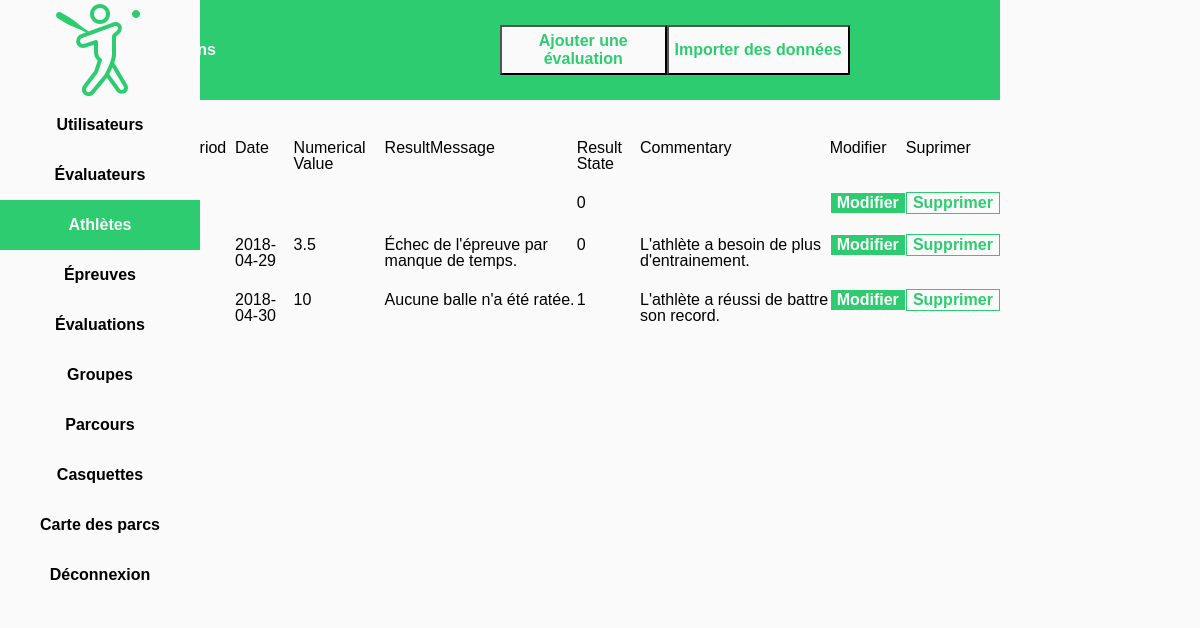
The page /src/php/UIWEvaluationManager.php (signed in) on the database its author committed.
### tables this page shows
CREATE TABLE `evaluation` (
  `id` int(11) NOT NULL,
  `field` int(11) NOT NULL DEFAULT '0',
  `coach` int(11) NOT NULL DEFAULT '0',
  `drill` int(11) NOT NULL DEFAULT '0',
  `athlete` int(11) NOT NULL DEFAULT '0',
  `period` int(11) NOT NULL DEFAULT '0',
  `date` date DEFAULT NULL,
  `numerical_value` double DEFAULT NULL,
  `result_message` text,
  `result_state` tinyint(1) NOT NULL DEFAULT '0',
  `comment` text,
  `obsolete` tinyint(1) NOT NULL DEFAULT '0'
);

### src/php/EvaluationManager.class.php (called while the page is built, shortened)
<?php
include_once "Evaluation.class.php";
class EvaluationManager
{
    public static function loadEvaluations()
    {
        $evaluations = [];
        $conn = SQLConnector::createConn();
        $stat = $conn->prepare("SELECT * FROM evaluation");
        $stat->execute();
        $result = $stat->get_result();
        while ($row = $result->fetch_array(MYSQLI_NUM))
        {
            $e = new Evaluation($row[0], $row[1], $row[2], $row[3], $row[4], $row[5], $row[6], $row[7], $row[8], $row[9], $row[10]);
            array_push($evaluations, $e);
        }
        return $evaluations;
    }
}

### src/php/Evaluation.class.php (called while the page is built, shortened)
<?php
class Evaluation implements JsonSerializable
{
    private $ID;
    private $coachID;
    private $drillID;
    private $athleteID;
    private $periodID;
    private $date;
    private $numericalValue;
    private $resultMessage;
    private $resultState;
    private $commentary;
    public function getID()
    {
        return $this->ID;
    }
    public function setID($ID)
    {
        $this->ID = $ID;
    }
    public function getCoachID()
    {
        return $this->coachID;
    }
    public function setCoachID($coachID)
    {
        $this->coachID = $coachID;
    }
    public function getDrillID()
    {
        return $this->drillID;
    }
    public function setDrillID($drillID)
    {
        $this->drillID = $drillID;
    }
    public function getAthleteID()
    {
        return $this->athleteID;
    }
    public function setAthleteID($athleteID)
    {
        $this->athleteID = $athleteID;
    }
    public function getPeriodID()
    {
        return $this->periodID;
    }
    public function setPeriodID($periodID)
    {
        $this->periodID = $periodID;
    }
    public function getDate()
    {
        return $this->date;
    }
    public function setDate($date)
    {
        $this->date = $date;
    }
    public function getNumericalValue()
    {
        return $this->numericalValue;
    }
    public function setNumericalValue($numericalValue)
    {
        $this->numericalValue = $numericalValue;
    }
    public function getResultMessage()
    {
        return $this->resultMessage;
    }
    public function setResultMessage($resultMessage)
    {
        $this->resultMessage = $resultMessage;
    }
    public function getResultState()
    {
        return $this->resultState;
    }
    public function setResultState($resultState)
    {
        $this->resultState = $resultState;
    }
    public function getCommentary()
    {
        return $this->commentary;
    }
    public function setCommentary($commentary)
    {
        $this->commentary = $commentary;
    }
}

### src/php/UIWEvaluationManager.php (the view, shortened to what this page needs)
<?php
include_once "HTMLUtil.php";
include_once "CtrlGeneral.php";
include_once "Evaluation.class.php";
include_once "EvaluationManager.class.php";
function makeButtonModify($id)
{
    return "<button class='buttonGreen marginAuto' value={$id} name='id' onclick='modifyEvaluation(this.value); showModalWindow();'>Modifier</button>";
}
function makeButtonDelete($id)
{
    return "<button class='buttonWhite marginAuto' value={$id} name='idDeleteEvaluation' onclick='deleteEvaluation({$id})'>Supprimer</button>";
}
function writeTable()
{
    echo "<table>";
    echo "<tr>" . makeCell("Coach ID") . makeCell("Drill ID") . makeCell("Athlete ID") . makeCell("Period ID") . makeCell("Date") . makeCell("Numerical Value") . makeCell("ResultMessage") . makeCell("Result State") . makeCell("Commentary") . makeCell("Modifier") . makeCell("Suprimer") . "</tr>";
    foreach (EvaluationManager::loadEvaluations() as $e)
    {
        echo "<tr>";
        echo makeCell($e->getCoachID()) . makeCell($e->getDrillID()). makeCell($e->getAthleteID()) . makeCell($e->getPeriodID() . makeCell($e->getDate()) . makeCell($e->getNumericalValue()) . makeCell($e->getResultMessage()) . makeCell($e->getResultState()) . makeCell($e->getCommentary()));
        echo makeCell(makeButtonModify($e->getID()));
        echo makeCell(makeButtonDelete($e->getID()));
        echo "</tr>";
    }
    echo "</table><br>";
}
function makeAddEvaluationButton()
{
    echo "<button class='buttonAdd' value='1' name='addEvaluation' onclick='addNewEvaluation(); showModalWindow();'>Ajouter une évaluation</button>";
}
?>
<!DOCTYPE html>
<html lang="fr">
<head>
    <link rel="stylesheet" type="text/css" href="./css/stylesheet.css">
</head>
<body>
<div>
    <div class="topMenu floatLeft col10 colt10 colm12">
        <div class="title col6 colt6 colm12 floatLeft">
            <h1 > Gestion des Évaluations </h1>
        </div>
        <div class="floatLeft col2 colt2 colm6">
            <?php makeAddEvaluationButton(); ?>
        </div>
        <div class="floatLeft col4 colt4 colm6">
            <button class="buttonImport">Importer des données</button>
        </div>
    </div>
    <div class="mainContent floatLeft col10 colt10 colm12">
        <?php writeTable(); ?>
    </div>
</div>
</body>
</html>

### src/php/HTMLUtil.php (shortened to what this page needs)
<?php
function makeCell($text)
{
    return "<td>" . $text . "</td>";
}

### src/php/css/stylesheet.css (style rules this page uses)
body { line-height: 1; }
table { border-collapse: collapse; border-spacing: 0; }
* { box-sizing: border-box; }
.floatLeft { float: left; }
.fixed { position: fixed; }
.marginAuto { margin: auto; }
.sideMenu { background-color: #fafafa; }
.topMenu { background-color: #2ECC71; }
.sideMenuButton { height: 50px; text-align: center; line-height: 50px; color: black; text-decoration: none; font-weight: bold; font-family: arial, serif; display: block; background: linear-gradient(to right, #2ECC71 50%, #fafafa 50%); background-size: 200% 100%; background-position:right bottom; transition:all 0.6s ease; }
.activeMenu { background-position:left bottom; color: #fafafa; }
.logo { display: block; margin-left: auto; margin-right: auto; height: 100px; }
.title { color: #fafafa; font-weight: bold; line-height: 100px; padding-left: 30px; }
body { background-color: #fafafa; font-family: arial; }
.mainContent { padding-left: 30px; padding-top: 30px; }
html,body { height:100%; }
.buttonAdd { height: 50px; margin-top: 25px; background-color: #fafafa; color: #2ECC71; font-weight: bold; font-size: 1em; transition: transform .2s; }
.buttonImport { height: 50px; margin-top: 25px; background-color: #fafafa; color: #2ECC71; font-weight: bold; font-size: 1em; }
.buttonGreen { background-color: #2ECC71; font-size: 1em; font-weight: bold; color: #fafafa; border: 1px solid #ffffff; display: block; transition: transform .2s; }
.buttonWhite { background-color: #fafafa; font-size: 1em; font-weight: bold; color: #2ECC71; border: 1px solid #2ECC71; display: block; transition: transform .2s; }
tr { -webkit-transition: background-color 300ms ease-out; -ms-transition: background-color 300ms ease-out; transition: background-color 300ms ease-out; }
td { height: 25px; padding-bottom: 10px; padding-top: 10px; }
table { table-layout: auto; width: 100%; }
.colm6 { width: 50%; }
.colm12 { width: 100%; }
@media only screen and (min-width: 768px) { .colt2 { width: 16.66%; } }
@media only screen and (min-width: 768px) { .colt4 { width: 33.33%; } }
@media only screen and (min-width: 768px) { .colt6 { width: 50%; } }
@media only screen and (min-width: 768px) { .colt10 { width: 83.33%; } }

### rows shown on the page
evaluation: result_state "0"
evaluation: date "2018-04-29 3.5 Échec de l'épreuve par manque de temps. 0 L'athlète a besoin de plus d'entrainement.", $id 1 (drawn)
evaluation: date "2018-04-30 10 Aucune balle n'a été ratée. 1 L'athlète a réussi de battre son record.", $id 2 (drawn)

### other values the page prints
$text "Period Date Numerical Value ResultMessage Result State Commentary Modifier Suprimer"
